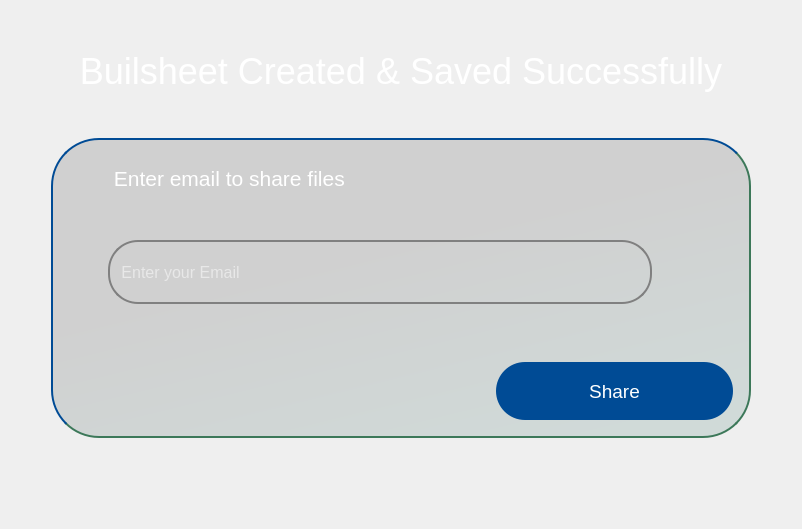
                    <widget class="QWidget" name="share_page">
                     <layout class="QGridLayout" name="gridLayout_23">
                      <item row="4" column="1" colspan="3">
                       <widget class="QWidget" name="widget_18" native="true">
                        <property name="minimumSize">
                         <size>
                          <width>700</width>
                          <height>300</height>
                         </size>
                        </property>
                        <property name="maximumSize">
                         <size>
                          <width>700</width>
                          <height>16777215</height>
                         </size>
                        </property>
                        <property name="styleSheet">
                         <string notr="true">border: 2px solid transparent; 
border-radius: 48px;
opacity: 5px;
background: qlineargradient(x1: 0.21, y1: 0, x2: 0.79, y2: 1, stop: 0 rgba(0, 0, 0, 0.13), stop: 0.3815 rgba(0, 0, 0, 0.13), stop: 1 rgba(0, 77, 64, 0.13));
border-right-color: rgb(60, 120, 89);
border-bottom-color: rgb(60, 120, 89);
border-top-color: rgb(0, 75, 149);
border-left-color: rgb(0, 75, 149);
</string>
                        </property>
                        <layout class="QGridLayout" name="gridLayout_21">
                         <item row="1" column="0">
                          <widget class="QWidget" name="widget_20" native="true">
                           <property name="styleSheet">
                            <string notr="true">border:none;
background:transparent;</string>
                           </property>
                           <layout class="QHBoxLayout" name="horizontalLayout_21">
                            <item>
                             <spacer name="horizontalSpacer_72">
                              <property name="orientation">
                               <enum>Qt::Horizontal</enum>
                              </property>
                              <property name="sizeHint" stdset="0">
                               <size>
                                <width>551</width>
                                <height>20</height>
                               </size>
                              </property>
                             </spacer>
                            </item>
                            <item>
                             <widget class="QPushButton" name="share_buildsheet_pushButton">
                              <property name="minimumSize">
                               <size>
                                <width>237</width>
                                <height>58</height>
                               </size>
                              </property>
                              <property name="maximumSize">
                               <size>
                                <width>237</width>
                                <height>58</height>
                               </size>
                              </property>
                              <property name="font">
                               <font>
                                <pointsize>14</pointsize>
                               </font>
                              </property>
                              <property name="cursor">
                               <cursorShape>PointingHandCursor</cursorShape>
                              </property>
                              <property name="styleSheet">
                               <string notr="true">QPushButton{
	background-color: rgb(0, 75, 149);
color:white;
border-radius:29px;
border:none;
}

QPushButton:hover {
    color: white;
	background-color: #005ce6;
}
QPushButton:pressed {
    background-color: #003d99; /* Slightly darker blue for the pressed state */
    color: white; /* Keep the text color visible */
}
</string>
                              </property>
                              <property name="text">
                               <string>Share</string>
                              </property>
                             </widget>
                            </item>
                           </layout>
                          </widget>
                         </item>
                         <item row="0" column="0">
                          <layout class="QHBoxLayout" name="horizontalLayout_20">
                           <property name="rightMargin">
                            <number>178</number>
                           </property>
                           <item alignment="Qt::AlignLeft|Qt::AlignTop">
                            <widget class="QWidget" name="widget_19" native="true">
                             <property name="minimumSize">
                              <size>
                               <width>42</width>
                               <height>54</height>
                              </size>
                             </property>
                             <property name="maximumSize">
                              <size>
                               <width>42</width>
                               <height>54</height>
                              </size>
                             </property>
                             <property name="styleSheet">
                              <string notr="true">border:none;
background:transparent;</string>
                             </property>
                             <layout class="QVBoxLayout" name="verticalLayout_16">
                              <item alignment="Qt::AlignLeft|Qt::AlignTop">
                               <widget class="QPushButton" name="back_pushButton_in_share_page">
                                <property name="cursor">
                                 <cursorShape>PointingHandCursor</cursorShape>
                                </property>
                                <property name="styleSheet">
                                 <string notr="true">color: white;
/*padding-top:16px;*/
border:none;
background:transparent;</string>
                                </property>
                                <property name="text">
                                 <string/>
                                </property>
                                <property name="icon">
                                 <iconset resource="../Qss/icons/_icons.qrc">
                                  <normaloff>:/feather/icons/feather/arrow-left.png</normaloff>:/feather/icons/feather/arrow-left.png</iconset>
                                </property>
                                <property name="iconSize">
                                 <size>
                                  <width>32</width>
                                  <height>32</height>
                                 </size>
                                </property>
                               </widget>
                              </item>
                             </layout>
                            </widget>
                           </item>
                           <item>
                            <layout class="QVBoxLayout" name="verticalLayout_17">
                             <item>
                              <spacer name="verticalSpacer_50">
                               <property name="orientation">
                                <enum>Qt::Vertical</enum>
                               </property>
                               <property name="sizeType">
                                <enum>QSizePolicy::Minimum</enum>
                               </property>
                               <property name="sizeHint" stdset="0">
                                <size>
                                 <width>20</width>
                                 <height>19</height>
                                </size>
                               </property>
                              </spacer>
                             </item>
                             <item>
                              <widget class="QLabel" name="enter_email_label">
                               <property name="font">
                                <font>
                                 <pointsize>16</pointsize>
                                </font>
                               </property>
                               <property name="cursor">
                                <cursorShape>IBeamCursor</cursorShape>
                               </property>
                               <property name="styleSheet">
                                <string notr="true">color: white;
border:none;
background:transparent;</string>
                               </property>
                               <property name="text">
                                <string> Enter email to share files</string>
                               </property>
                               <property name="wordWrap">
                                <bool>true</bool>
                               </property>
                              </widget>
                             </item>
                             <item>
                              <spacer name="verticalSpacer_61">
                               <property name="orientation">
                                <enum>Qt::Vertical</enum>
                               </property>
                               <property name="sizeHint" stdset="0">
                                <size>
                                 <width>20</width>
                                 <height>40</height>
                                </size>
                               </property>
                              </spacer>
                             </item>
                             <item alignment="Qt::AlignHCenter">
                              <widget class="QLineEdit" name="enter_email_lineEdit">
                               <property name="sizePolicy">
                                <sizepolicy hsizetype="Preferred" vsizetype="Preferred">
                                 <horstretch>0</horstretch>
                                 <verstretch>0</verstretch>
                                </sizepolicy>
                               </property>
                               <property name="minimumSize">
                                <size>
                                 <width>544</width>
                                 <height>64</height>
                                </size>
                               </property>
                               <property name="maximumSize">
                                <size>
                                 <width>544</width>
                                 <height>64</height>
                                </size>
                               </property>
                               <property name="styleSheet">
                                <string notr="true">QLineEdit {
    border: 2px solid grey;      /* Grey border with 2px thickness */
    border-radius: 30px;         /* Rounded corners */
    padding: 5px;                /* Space between text and border */
    font-size: 16px;             /* Adjust the font size for input text */
    background-color: transparent;   /* Optional: White background */
    color: white;              /* Optional: Black text color */
}

</string>
                               </property>
                               <property name="text">
                                <string extracomment="                   Enter your Email"/>
                               </property>
                               <property name="placeholderText">
                                <string> Enter your Email</string>
                               </property>
                              </widget>
                             </item>
                             <item>
                              <spacer name="verticalSpacer_62">
                               <property name="orientation">
                                <enum>Qt::Vertical</enum>
                               </property>
                               <property name="sizeType">
                                <enum>QSizePolicy::Expanding</enum>
                               </property>
                               <property name="sizeHint" stdset="0">
                                <size>
                                 <width>20</width>
                                 <height>40</height>
                                </size>
                               </property>
                              </spacer>
                             </item>
                            </layout>
                           </item>
                          </layout>
                         </item>
                        </layout>
                       </widget>
                      </item>
                      <item row="1" column="1" colspan="3">
                       <widget class="QLabel" name="buildsheet_created_label">
                        <property name="minimumSize">
                         <size>
                          <width>700</width>
                          <height>0</height>
                         </size>
                        </property>
                        <property name="maximumSize">
                         <size>
                          <width>700</width>
                          <height>16777215</height>
                         </size>
                        </property>
                        <property name="font">
                         <font>
                          <pointsize>27</pointsize>
                         </font>
                        </property>
                        <property name="cursor">
                         <cursorShape>IBeamCursor</cursorShape>
                        </property>
                        <property name="styleSheet">
                         <string notr="true">color: white;</string>
                        </property>
                        <property name="text">
                         <string>Builsheet Created &amp; Saved Successfully</string>
                        </property>
                        <property name="alignment">
                         <set>Qt::AlignCenter</set>
                        </property>
                        <property name="wordWrap">
                         <bool>true</bool>
                        </property>
                       </widget>
                      </item>
                      <item row="4" column="4">
                       <spacer name="horizontalSpacer_73">
                        <property name="orientation">
                         <enum>Qt::Horizontal</enum>
                        </property>
                        <property name="sizeHint" stdset="0">
                         <size>
                          <width>40</width>
                          <height>20</height>
                         </size>
                        </property>
                       </spacer>
                      </item>
                      <item row="4" column="0">
                       <spacer name="horizontalSpacer_94">
                        <property name="orientation">
                         <enum>Qt::Horizontal</enum>
                        </property>
                        <property name="sizeHint" stdset="0">
                         <size>
                          <width>40</width>
                          <height>20</height>
                         </size>
                        </property>
                       </spacer>
                      </item>
                      <item row="0" column="2">
                       <spacer name="verticalSpacer_122">
                        <property name="orientation">
                         <enum>Qt::Vertical</enum>
                        </property>
                        <property name="sizeHint" stdset="0">
                         <size>
                          <width>20</width>
                          <height>40</height>
                         </size>
                        </property>
                       </spacer>
                      </item>
                      <item row="2" column="2">
                       <spacer name="verticalSpacer_121">
                        <property name="orientation">
                         <enum>Qt::Vertical</enum>
                        </property>
                        <property name="sizeHint" stdset="0">
                         <size>
                          <width>20</width>
                          <height>40</height>
                         </size>
                        </property>
                       </spacer>
                      </item>
                      <item row="6" column="2">
                       <spacer name="verticalSpacer_64">
                        <property name="orientation">
                         <enum>Qt::Vertical</enum>
                        </property>
                        <property name="sizeHint" stdset="0">
                         <size>
                          <width>20</width>
                          <height>40</height>
                         </size>
                        </property>
                       </spacer>
                      </item>
                      <item row="5" column="2">
                       <spacer name="verticalSpacer_65">
                        <property name="orientation">
                         <enum>Qt::Vertical</enum>
                        </property>
                        <property name="sizeHint" stdset="0">
                         <size>
                          <width>20</width>
                          <height>40</height>
                         </size>
                        </property>
                       </spacer>
                      </item>
                     </layout>
                    </widget>
